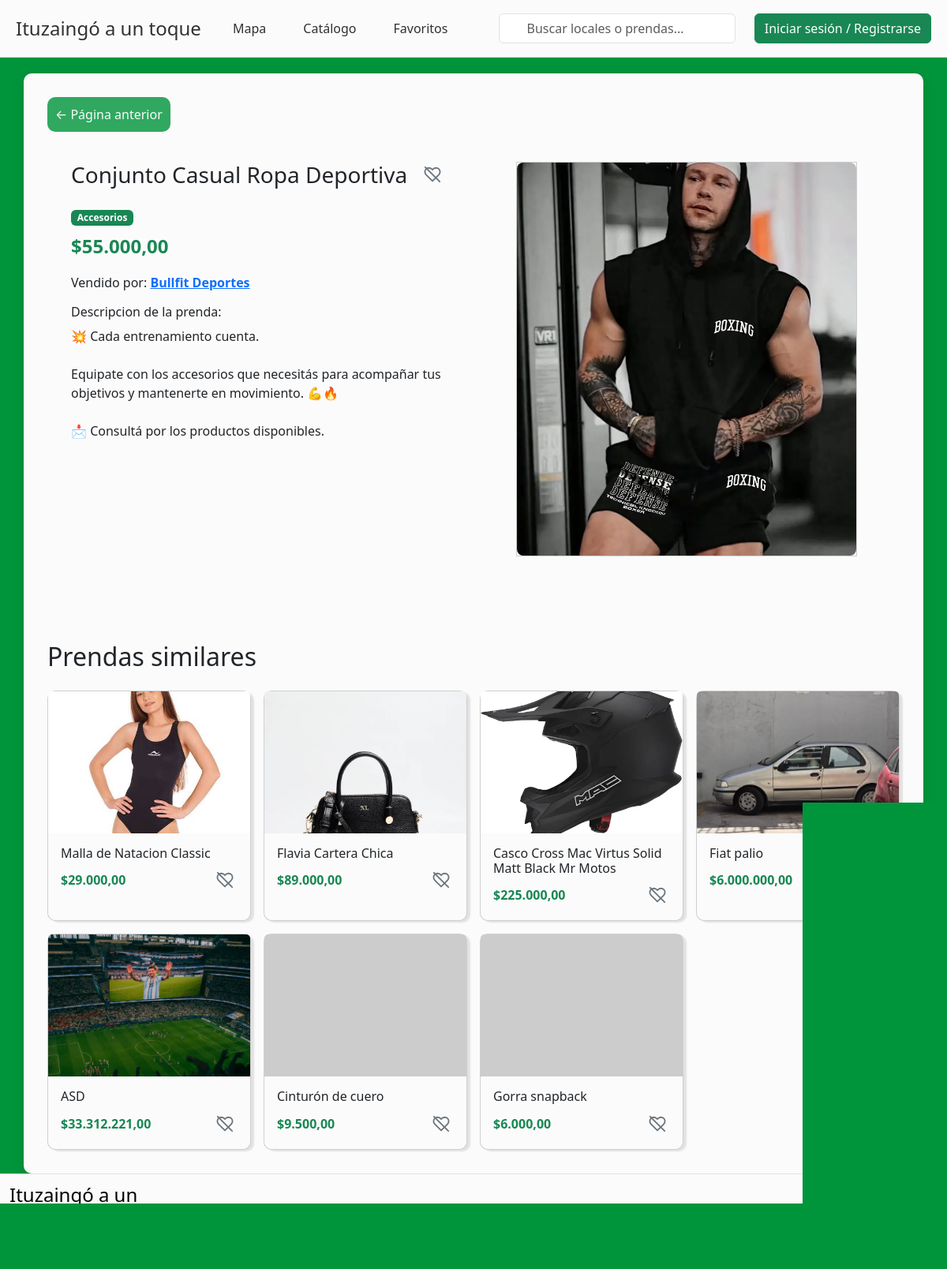
Screenshot of /index.php?pagina=prenda&id=29 with the database file from the repository.
### tables this page shows
CREATE TABLE `productos` (
  `id` int(11) NOT NULL,
  `local_id` int(11) NOT NULL,
  `nombre_producto` varchar(100) NOT NULL,
  `descripcion` text DEFAULT NULL,
  `talle` varchar(30) DEFAULT NULL,
  `precio` decimal(10,2) NOT NULL,
  `categoria_id` int(11) DEFAULT NULL,
  `creado_en` timestamp NOT NULL DEFAULT current_timestamp()
);

CREATE TABLE `categorias_producto` (
  `id` int(11) NOT NULL,
  `nombre` varchar(50) NOT NULL
);

CREATE TABLE `locales` (
  `id` int(11) NOT NULL,
  `usuario_id` int(11) NOT NULL,
  `nombre_local` varchar(100) NOT NULL,
  `direccion` varchar(255) NOT NULL,
  `entre_calles` varchar(255) DEFAULT NULL,
  `descripcion` text DEFAULT NULL,
  `imagen_portada` varchar(255) DEFAULT NULL,
  `latitud` decimal(10,7) DEFAULT NULL,
  `longitud` decimal(10,7) DEFAULT NULL,
  `horario_texto` varchar(255) DEFAULT NULL,
  `categoria_id` int(11) DEFAULT NULL,
  `creado_en` timestamp NOT NULL DEFAULT current_timestamp(),
  `instagram` varchar(255) DEFAULT NULL,
  `whatsapp` varchar(20) DEFAULT NULL,
  `facebook` varchar(255) DEFAULT NULL,
  `tiktok` varchar(255) DEFAULT NULL
);

### prenda.php (the view, shortened to what this page needs)
<?php
include 'conexion.php';
$producto_id = isset($_GET['id']) ? (int) $_GET['id'] : 0;
$sql = "SELECT p.id, p.nombre_producto, p.descripcion, p.talle, p.precio, p.local_id, p.categoria_id,
               l.nombre_local, l.usuario_id AS dueno_id, c.nombre AS categoria_nombre
        FROM productos p
        INNER JOIN locales l ON p.local_id = l.id
        LEFT JOIN categorias_producto c ON p.categoria_id = c.id
        WHERE p.id = ?";
$stmt = $conexion->prepare($sql);
$stmt->bind_param("i", $producto_id);
$stmt->execute();
$producto = $stmt->get_result()->fetch_assoc();
$imagenesProducto = [];
$similares = [];
$esFavorito = false;
$favoritos_producto_ids = [];
if ($producto) {
    $sqlImg = "SELECT ruta FROM imagenes_producto WHERE producto_id = ? ORDER BY orden ASC";
    $stmtImg = $conexion->prepare($sqlImg);
    $stmtImg->bind_param("i", $producto_id);
    $stmtImg->execute();
    $resImg = $stmtImg->get_result();
    while ($fila = $resImg->fetch_assoc()) {
        $imagenesProducto[] = $fila['ruta'];
    }
    if ($producto['categoria_id']) {
        $sqlSim = "SELECT p2.id, p2.nombre_producto, p2.precio,
                          (SELECT ip.ruta FROM imagenes_producto ip
                           WHERE ip.producto_id = p2.id
                           ORDER BY ip.orden ASC LIMIT 1) AS imagen_ruta
                   FROM productos p2
                   WHERE p2.categoria_id = ? AND p2.id != ?
                   ORDER BY p2.creado_en DESC
                   LIMIT 8";
        $stmtSim = $conexion->prepare($sqlSim);
        $stmtSim->bind_param("ii", $producto['categoria_id'], $producto_id);
        $stmtSim->execute();
        $resSim = $stmtSim->get_result();
        while ($fila = $resSim->fetch_assoc()) {
            $similares[] = $fila;
        }
    }
}
?>
<div class="caja-local-prenda">
    <a href="#" class="volver-atras d-inline-block mb-3 text-decoration-none">&larr; Página anterior</a>
    <?php if (!$producto): ?>
        <p class="text-muted">No encontramos esa prenda.</p>
    <?php else: ?>
        <div class="superior">
            <div class="caja1">
                <div id="nombre-prenda" class="d-flex align-items-center gap-3">
                    <h3 class="mb-0"><?php echo htmlspecialchars($producto['nombre_producto']); ?></h3>
                    <button type="button" class="btn-favorito-inferior <?php echo $esFavorito ? 'activo' : ''; ?>"
                            data-tipo="producto" data-id="<?php echo $producto['id']; ?>"
                            title="Guardar en favoritos">
                    </button>
                </div>
                <?php if ($producto['categoria_nombre']): ?>
                    <span class="badge bg-success mb-2"><?php echo htmlspecialchars($producto['categoria_nombre']); ?></span>
                <?php endif; ?>
                <p class="fs-4 fw-bold text-success">
                    $<?php echo number_format($producto['precio'], 2, ',', '.'); ?>
                </p>
                <p>
                    Vendido por:
                    <a href="index.php?pagina=local&id=<?php echo $producto['local_id']; ?>" class="enlace-interno fw-bold">
                        <?php echo htmlspecialchars($producto['nombre_local']); ?>
                    </a>
                </p>
                <div id="descripcion-prenda">
                    <h6>Descripcion de la prenda:</h6>
                    <p>
                        <?php echo $producto['descripcion']
                            ? nl2br(htmlspecialchars($producto['descripcion']))
                            : 'El vendedor todavía no cargó una descripción.'; ?>
                    </p>
                </div>
            </div>
            <div class="caja2">
                <div id="imagen-local-prenda">
                    <?php if (count($imagenesProducto) > 0): ?>
                        <img id="imagen-prenda-grande" src="<?php echo htmlspecialchars($imagenesProducto[0]); ?>"
                             alt="<?php echo htmlspecialchars($producto['nombre_producto']); ?>"
                             style="width:100%; height:100%; object-fit:cover; border-radius: 8px;">
                    <?php else: ?>
                        <p>imagen de la prenda</p>
                    <?php endif; ?>
                </div>
            </div>
        </div>
        <div class="inferior">
            <div>
                <h2>Prendas similares</h2>
            </div>
            <div class="row g-3 mt-1">
                <?php if (count($similares) > 0): ?>
                    <?php foreach ($similares as $similar): ?>
                        <?php $esFavSimilar = in_array((int) $similar['id'], $favoritos_producto_ids, true); ?>
                        <div class="col-6 col-lg-3">
                            <div class="card h-100 position-relative">
                                <a href="index.php?pagina=prenda&id=<?php echo $similar['id']; ?>"
                                   class="enlace-interno text-decoration-none text-dark stretched-link">
                                    <img src="<?php echo htmlspecialchars($similar['imagen_ruta']); ?>"
                                         class="card-img-top" style="height:180px; object-fit:cover;"
                                         alt="<?php echo htmlspecialchars($similar['nombre_producto']); ?>">
                                    <div class="card-body text-center pb-0">
                                        <h3 class="h6 text-start"><?php echo htmlspecialchars($similar['nombre_producto']); ?></h3>
                                    </div>
                                </a>
                                <div class="card-body pt-0">
                                    <div class="d-flex justify-content-between align-items-center">
                                        <p class="fw-bold text-success mb-0">
                                            $<?php echo number_format($similar['precio'], 2, ',', '.'); ?>
                                        </p>
                                        <button type="button"
                                                class="btn-favorito-inferior position-relative <?php echo $esFavSimilar ? 'activo' : ''; ?>"
                                                style="z-index: 2;"
                                                data-tipo="producto"
                                                data-id="<?php echo $similar['id']; ?>"
                                                aria-label="Marcar como favorito">
                                        </button>
                                    </div>
                                </div>
                            </div>
                        </div>
                    <?php endforeach; ?>
                <?php else: ?>
                    <p class="text-muted">Todavía no hay otras prendas en esta categoría.</p>
                <?php endif; ?>
            </div>
        </div>
    <?php endif; ?>
</div>

### index.php (shortened to what this page needs)
<?php
$paginas_validas = [
    'catalogo'       => 'catalogo.php',
    'mapa'           => 'mapa.php',
    'favoritos'      => 'favoritos.php',
    'local'          => 'local.php',
    'prenda'         => 'prenda.php',
    'busqueda'       => 'busqueda.php',
    'subir-local'    => 'SubidaLocal.php',
    'subir-producto' => 'productos.php',
    'mis-productos'  => 'mis_productos.php',
];
$pagina  = $_GET['pagina'] ?? 'catalogo';
if ($pagina === 'mi-local') {
    if (isset($_SESSION['usuario_id']) && ($_SESSION['rol'] ?? null) === 'vendedor') {
        include 'conexion.php';
        $sql_mi_local = "SELECT id FROM locales WHERE usuario_id = ?";
        $stmt_mi_local = $conexion->prepare($sql_mi_local);
        $stmt_mi_local->bind_param("i", $_SESSION['usuario_id']);
        $stmt_mi_local->execute();
        $mi_local = $stmt_mi_local->get_result()->fetch_assoc();
        $stmt_mi_local->close();
        $conexion->close();
        if ($mi_local) {
            $_GET['id'] = $mi_local['id'];
            $archivo = 'local.php';
        } else {
            $archivo = 'SubidaLocal.php';
        }
    } else {
        $archivo = 'catalogo.php';
    }
} else {
    $archivo = $paginas_validas[$pagina] ?? 'catalogo.php';
}
?>
<!DOCTYPE html>
<html lang="es">
<head>
    <link rel="stylesheet" href="https://cdn.jsdelivr.net/npm/bootstrap-icons@1.11.3/font/bootstrap-icons.min.css">
    <link href="https://cdn.jsdelivr.net/npm/bootstrap@5.3.3/dist/css/bootstrap.min.css" rel="stylesheet">
    <link rel="stylesheet" href="https://cdn.jsdelivr.net/npm/ol@10.2.1/ol.css">
    <link rel="stylesheet" href="style.css">
</head>
<body>
    <?php include 'header.php'; ?>
    <div id="contenido">
        <?php include $archivo; ?>
    </div>
    <?php include 'footer.php'; ?>
</body>
</html>

### header.php (shortened to what this page needs)
<?php
$logueado = isset($_SESSION['usuario_id']);
$rol = $_SESSION['rol'] ?? null;
?>
<header class="d-flex flex-wrap justify-content-between align-items-center py-3 border-bottom Header">
    <a class="d-flex align-items-center mb-3 mb-md-0 link-body-emphasis text-decoration-none">
        <span class="fs-4" style="margin-left: 20px;">Ituzaingó a un toque</span>
    </a>
    <ul class="nav nav-pills">
        <li class="nav-item"><a href="index.php?pagina=mapa" class="nav-link">Mapa</a></li>
        <li class="nav-item"><a href="index.php?pagina=catalogo" class="nav-link" aria-current="page">Catálogo</a></li>
        <li class="nav-item"><a href="index.php?pagina=favoritos" class="nav-link">Favoritos</a></li>
    </ul>
    <form class="d-flex ms-md-4 buscador-wrapper col-md-3" role="search"
      action="index.php" method="GET" id="formBuscador">
    <input type="search" name="q" class="form-control buscador-input"
           placeholder="Buscar locales o prendas...">
    </form>
    <?php if ($logueado): ?>
        <div class="dropdown d-flex align-items-center" style="gap: 10px; margin-right: 20px;">
            <a href="#" class="d-flex align-items-center justify-content-center rounded-circle text-white avatar-circulo <?php echo $rol === 'vendedor' ? 'avatar-vendedor' : ''; ?>" style="width: 40px; height: 40px;" data-bs-toggle="dropdown">
                <i class="bi bi-person-circle"></i>
            </a>
            <ul class="dropdown-menu dropdown-menu-end">
                <?php if ($rol === 'vendedor'): ?>
                    <li><a class="dropdown-item enlace-interno" href="index.php?pagina=mi-local">Mi Local</a></li>
                    <li><a class="dropdown-item enlace-interno" href="index.php?pagina=mis-productos">Mis Productos</a></li>
                    <li><a class="dropdown-item enlace-interno" href="index.php?pagina=subir-producto">Subir Producto</a></li>
                    <li><hr class="dropdown-divider"></li>
                <?php endif; ?>
                <li><a class="dropdown-item" href="cerrar_sesion.php">Cerrar sesión</a></li>
            </ul>
        </div>
    <?php else: ?>
        <a href="iniciar.html" class="btn btn-success" style=" margin-right: 20px;">Iniciar sesión / Registrarse</a>
    <?php endif; ?>
</header>

### footer.php
<div class="envoltorio-footer">
<footer class="row row-cols-1 row-cols-sm-2 row-cols-md-5 py-2   border-top Footer">
    <div class="col mb-3">
        <a class="d-flex align-items-center mb-3 link-body-emphasis text-decoration-none">
            <span class="fs-4">Ituzaingó a un Toque</span>
        </a>
    </div>

### style.css (style rules this page uses)
* { box-sizing: border-box; }
html, body { margin: 0; padding: 0; }
body { background:#00953c; display: flex; flex-direction: column; min-height: 100vh; }
#contenido { flex: 1; }
.Header { background: #fbfbfb; position: sticky; top: 0; z-index: 1020; }
.Header .nav-link { transition: color 0.2s ease, background-color 0.2s ease, transform 0.2s ease; }
.Header .buscador-input { padding: 6px 12px 6px 35px; margin-bottom: 0; width: 100%; max-width: 500px; }
.Header .nav-pills { gap: 15px; }
.Header .nav-link { color: #000000ce; }
.Header span { color: #000000ce; }
.buscador-wrapper { position: relative; }
.Footer { background: #fbfbfb; }
.envoltorio-footer { min-width: 100%; margin: 0 auto; padding: 0 12px; }
.Footer .col { display: flex; flex-direction: column; }
:root { --alto-header: 73px; }
.card { display: flex; flex-direction: column; width: 100%; background: #fbfbfb; border-radius: 10px; box-shadow: 4px 2px 2px rgba(0, 0, 0, 0.100); }
.card img { width:100%; height:250px; object-fit:cover; }
.caja-local-prenda { background-color: #fbfbfb; margin-top:0; max-width: 95%; min-height: 40%; padding: 30px; border-radius: 10px; box-shadow: 0 4px 15px rgba(0,0,0,0.1); margin:auto; margin-top: 20px; }
.superior { display:flex; justify-content:space-between; flex-direction:row; margin-top:2%; }
.caja1 { max-width: 100%; min-height: 40%; padding: 0px 30px 30px; flex: 1; }
.caja2 { max-width: 100%; min-height: 40%; padding: 0% 30px 30px; flex: 1; display:flex; flex-direction:column; align-items:center; }
#nombre-prenda { width: 100%; font-size: 70px; margin-bottom:5%; }
#imagen-local-prenda { border: 1px solid #ccc; width: 90%; height: 500px; margin-bottom: 5%; }
.inferior { margin-top:5%; }
.btn-favorito-inferior { background: transparent; border: none; width: 32px; height: 32px; display: flex; align-items: center; justify-content: center; cursor: pointer; color: #6c757d; transition: all 0.3s ease; padding: 0; }
.btn-favorito-inferior svg { width: 22px; height: 22px; }
.volver-atras { background-color: #00953cce; color:#fbfbfb; border-radius: 10px; padding: 10px; }

### rows the page displays
productos: nombre_producto "Conjunto Casual Ropa Deportiva", categoria.nombre "Accesorios", precio "55.000,00", local.nombre_local "Bullfit Deportes", descripcion "💥 Cada entrenamiento cuenta. Equipate con los accesorios que necesitás para acompañar tus objetivos y mantenerte en movimiento. 💪🔥 📩 Consultá por los productos disponibles."
productos: shows a picture, nombre_producto "Malla de Natacion Classic", precio "29.000,00"
productos: shows a picture, nombre_producto "Flavia Cartera Chica", precio "89.000,00"
productos: shows a picture, nombre_producto "Casco Cross Mac Virtus Solid Matt Black Mr Motos", precio "225.000,00"
productos: shows a picture, nombre_producto "Fiat palio", precio "6.000.000,00"
productos: shows a picture, nombre_producto "ASD", precio "33.312.221,00"
productos: nombre_producto "Cinturón de cuero", precio "9.500,00"
productos: nombre_producto "Gorra snapback", precio "6.000,00"
